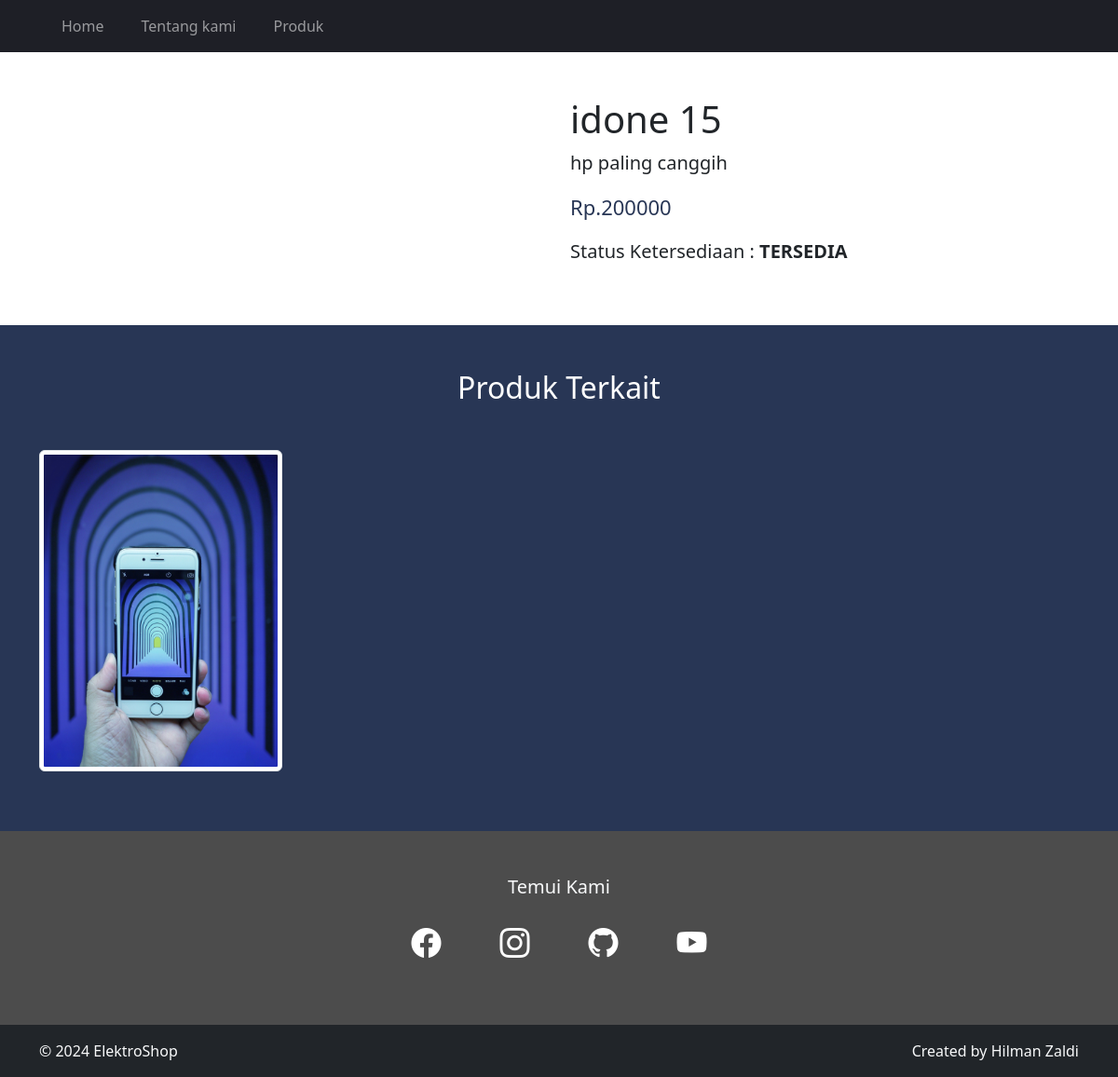
The app's page /produk-detail.php?nama=idone 15 with its own data.
### tables this page shows
CREATE TABLE `produk` (
  `ID` int NOT NULL,
  `KATEGORI_ID` int NOT NULL,
  `NAMA` varchar(255) NOT NULL,
  `HARGA` double NOT NULL,
  `FOTO` varchar(255) DEFAULT NULL,
  `DETAIL` text,
  `KETERSEDIAAN_STOK` enum('HABIS','TERSEDIA') DEFAULT 'TERSEDIA'
);

### produk-detail.php (the view, shortened to what this page needs)
<?php
require "./koneksi.php";
$nama =  htmlspecialchars($_GET['nama']);
$queryProduk = mysqli_query($con, "SELECT *  FROM produk WHERE nama = '$nama'");
$produk = mysqli_fetch_array($queryProduk);
$queryProdukTerkait = mysqli_query($con, "SELECT *  FROM produk WHERE kategori_id = '$produk[KATEGORI_ID]'AND id!='$produk[ID]' LIMIT 4");
?>
<!DOCTYPE html>
<html lang="en">
<head>
<link href="https://cdn.jsdelivr.net/npm/bootstrap@5.3.3/dist/css/bootstrap.min.css" rel="stylesheet">
<link rel="stylesheet" href="https://cdn.jsdelivr.net/npm/bootstrap-icons@1.11.3/font/bootstrap-icons.min.css">  <link rel="stylesheet" href="./css/style.css">
</head>
<body>
  <?php
  require "navbar.php"; ?>
  <div class="container-fluid py-5">
    <div class="container">
      <div class="row">
        <div class="col-lg-5 mb-5 ">
        </div>
        <div class="col-lg-6 offset-lg-1">
          <h1><?php echo $produk['NAMA']; ?></h1>
          <p class="fs-5">
            <?php echo $produk['DETAIL']; ?>
          </p>
          <p class="text-harga">
            Rp.<?php echo $produk['HARGA']; ?>
          </p>
          <p class="fs-5">
            Status Ketersediaan : <strong><?php echo $produk['KETERSEDIAAN_STOK']; ?></strong>
          </p>
        </div>
      </div>
    </div>
  </div>
  <div class="container-fluid py-5 warna2">
    <div class="container">
      <h2 class="text-center text-white mb-5">Produk Terkait</h2>
      <div class="row">
        <?php while ($data = mysqli_fetch_array($queryProdukTerkait)) { ?>
          <div class="col-md-6 col-lg-3 mb-3 ">
            <a href="produk-detail.php?nama=<?php echo $data['NAMA'] ?>">
            <img src="./img/<?php echo $data['FOTO'] ?>" class="img-fluid img-thumbnail produk-terkait-img" alt="">
            </a>
          </div>
        <?php } ?>
      </div>
    </div>
  </div>
    <?php require "./footer.php"; ?>
</body>
</html>

### css/style.css (style rules this page uses)
.warna2 { background-color: #283655; }
.text-harga { font-size: 22px; color: #283655; }
.produk-terkait-img { height: 100%; width: 100%; object-fit: cover; object-position: center; }

### records on screen
produk: NAMA "idone 15", DETAIL "hp paling canggih", HARGA "200000", KETERSEDIAAN_STOK "TERSEDIA"
produk: FOTO (picture)
